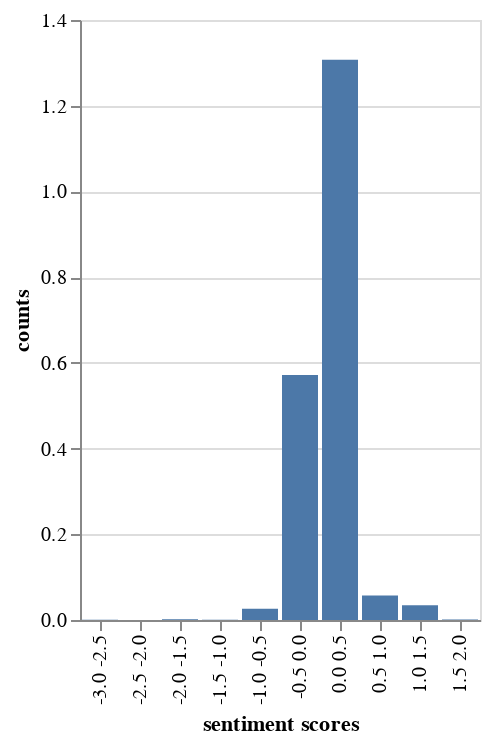

The notebook cell this image was saved under:
### Code cell
hist, bin_edges = np.histogram(review_sentiments_with_negation, density=True)
labels = list(zip(bin_edges, bin_edges[1:]))
labels = [(str(e[0]), str(e[1])) for e in labels]
labels = [" ".join(e) for e in labels]


data2 = pd.DataFrame({"sentiment scores": labels, "counts": hist})

chart2 = (
    alt.Chart(data2)
    .mark_bar()
    .encode(x=alt.X("sentiment scores", sort=labels), y="counts")
)
chart2

### Figure 1 — Vega-Lite specification as saved in the notebook (floating-point values rounded to 4 significant figures)
{"$schema": "https://vega.github.io/schema/vega-lite/v4.8.1.json", "config": {"view": {"continuousHeight": 300, "continuousWidth": 400}}, "data": {"name": "data-cd39bef2dc9513f875ac0472f12ff5da"}, "datasets": {"data-cd39bef2dc9513f875ac0472f12ff5da": [{"counts": 0.0004444, "sentiment scores": "-3.0 -2.5"}, {"counts": 0, "sentiment scores": "-2.5 -2.0"}, {"counts": 0.001778, "sentiment scores": "-2.0 -1.5"}, {"counts": 0.0004444, "sentiment scores": "-1.5 -1.0"}, {"counts": 0.02622, "sentiment scores": "-1.0 -0.5"}, {"counts": 0.5716, "sentiment scores": "-0.5 0.0"}, {"counts": 1.307, "sentiment scores": "0.0 0.5"}, {"counts": 0.05733, "sentiment scores": "0.5 1.0"}, {"counts": 0.03422, "sentiment scores": "1.0 1.5"}, {"counts": 0.0008889, "sentiment scores": "1.5 2.0"}]}, "encoding": {"x": {"field": "sentiment scores", "sort": ["-3.0 -2.5", "-2.5 -2.0", "-2.0 -1.5", "-1.5 -1.0", "-1.0 -0.5", "-0.5 0.0", "0.0 0.5", "0.5 1.0", "1.0 1.5", "1.5 2.0"], "type": "nominal"}, "y": {"field": "counts", "type": "quantitative"}}, "mark": "bar"}
